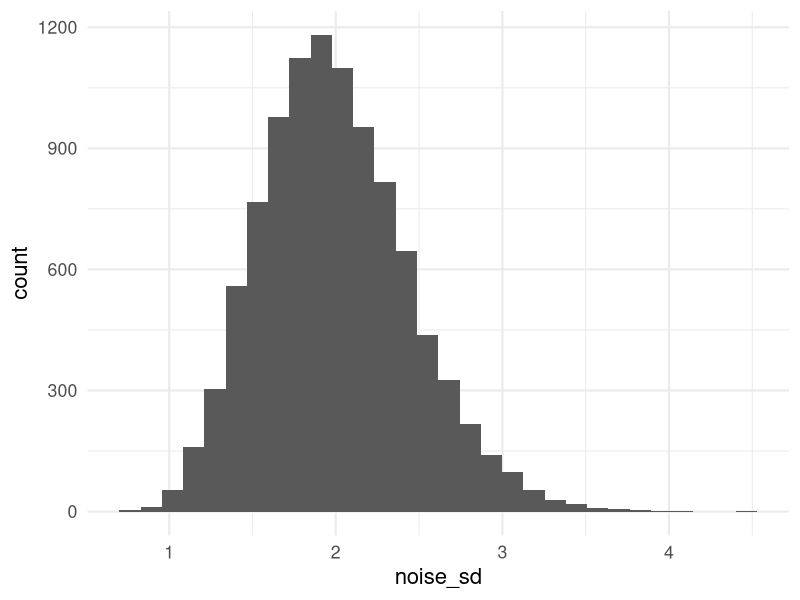
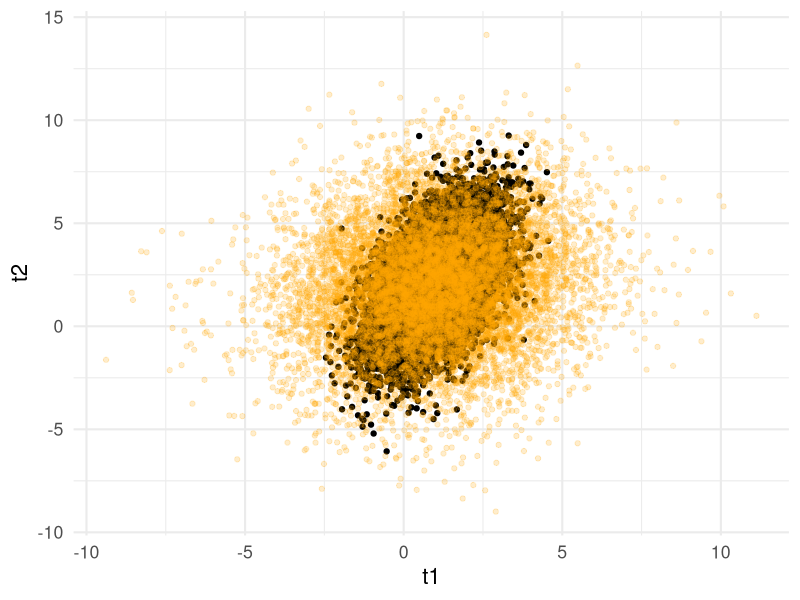

Generate these figures, in order, with R: (Note: a time limit stopped this script after it produced the figures.)
## ---- chunk 1
library(dplyr)
library(ggplot2)
library(tidyr)
theme_set(theme_minimal(base_size = 16))
## ---- chunk 2
set.seed(101)
N = 10000
mu = 1
sigma_t = 2
population = rnorm(N, mu, sigma_t) 
## ---- chunk 3
noise_sd_shape = 20
noise_sd_rate = 10
noise_sd = rgamma(N, shape = noise_sd_shape, rate = noise_sd_rate)
data.frame(noise_sd=noise_sd) %>% 
  ggplot(aes(x=noise_sd)) + 
  geom_histogram()
## ---- chunk 4
noise = sapply(1:N, function(i) {rnorm(1, 0, noise_sd[i])})
measurements = population + noise
## ---- chunk 5
log_likelihood_factory = function(measurements, noise_sd) {
  
  function(params) {
    t = params[1]
    sigma_t = params[2]
    logl_x = sum((measurements - t)**2 / (noise_sd ** 2 + sigma_t ** 2))
    logl_c = sum(log(noise_sd ** 2 + sigma_t ** 2))
    logl_x + logl_c
  } 
}
## ---- chunk 6
logl_fun = log_likelihood_factory(measurements, noise_sd)
max_likelihood_solution = optim(c(1,1), logl_fun)
max_likelihood_solution$par
## ---- chunk 7
sd(measurements)
## ---- chunk 8
sqrt(var(measurements)  - mean(noise_sd**2))
## ---- chunk 9
N = 10000
mu1 = 1
mu2 = 2
s1 = 1
s2 = 2
rho = 0.5
## ---- chunk 10
set.seed(101)
D = 2
population_uncorr = matrix(rnorm(N * D, 0, 1), ncol=D)
cor(population_uncorr)
## ---- chunk 11
cov_mat = matrix(c(s1*s1, rho*s1*s2, rho*s1*s2, s2*s2), ncol=2)
right_chol = chol(cov_mat)
population = population_uncorr %*% right_chol
population[,1] = population[,1] + mu1
population[,2] = population[,2] + mu2
cor(population)
## ---- chunk 12
noise_sd_shape = 20
noise_sd_rate = 10
noise_sd = matrix(rgamma(N * D, shape = noise_sd_shape, rate = noise_sd_rate), ncol=2)
## ---- chunk 13
noise = cbind(
  sapply(1:N, function(i) {rnorm(1, 0, noise_sd[i,1])}),
  sapply(1:N, function(i) {rnorm(1, 0, noise_sd[i,2])})
)
measurements = t( t(population) + t(noise))
## ---- chunk 14
df = data.frame(x1=measurements[,1], x2=measurements[,2], 
                t1 = population[,1], t2=population[,2])
df %>% ggplot(aes(x=t1, y=t2)) + geom_point() + geom_point(aes(x=x1, y=x2), color='orange1', alpha=0.2)
## ---- chunk 15
log_likelihood_factory_2d = function(measurements, noise_sd) {
  
  function(params) {
    tvec = matrix(c(params[1], params[2]), ncol=2)
    s1 = params[3]
    s2 = params[4]
    rho = params[5]
    cov_t = matrix(c(s1*s1, rho * s1*s2, rho*s1*s2, s2*s2), ncol=2)
    tmp = lapply(1:nrow(measurements), function(i) {
        cov_i = matrix(c(noise_sd[i,1]**2, 0, 0, noise_sd[i,2]**2), ncol=2)
        cov_mat = cov_i + cov_t
        right_chol = chol(cov_mat)
        right_chol_inv = solve(right_chol)
        w = matrix(measurements[i,] - tvec, nrow=1) %*% right_chol_inv
        logl_x = crossprod(t(w))
        logl_c = determinant(cov_mat, logarithm = T)$modulus
        list(logl_x=logl_x, logl_c = logl_c)
    }) %>% bind_rows(
      
    )

    sum(tmp)
    
  } 
}
## ---- chunk 16
logl_fun = log_likelihood_factory_2d(measurements, noise_sd)
max_likelihood_solution = optim(c(1, 1, 1, 1 , 0.5), logl_fun, 
                                method = "L-BFGS-B", 
                                lower = c(-Inf, -Inf, -Inf, -Inf, -1),
                                upper = c(Inf, Inf, Inf, Inf, 1)
                                )
max_likelihood_solution$par
## ---- chunk 17
v1_x = var(noise[,1])
v2_x = var(noise[,2])
pop_covar_estimate = var(measurements) - matrix(c(v1_x, 0, 0, v2_x), ncol=2)
pop_covar_estimate
